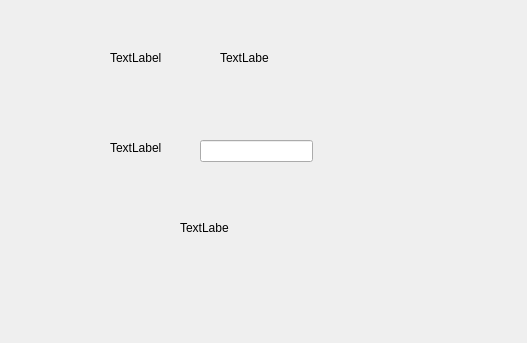
<?xml version="1.0" encoding="UTF-8"?>
<ui version="4.0">
 <class>changeNameDialog</class>
 <widget class="QDialog" name="changeNameDialog">
  <property name="geometry">
   <rect>
    <x>0</x>
    <y>0</y>
    <width>527</width>
    <height>343</height>
   </rect>
  </property>
  <property name="windowTitle">
   <string>Dialog</string>
  </property>
  <widget class="QLabel" name="oldNameLabel">
   <property name="geometry">
    <rect>
     <x>110</x>
     <y>50</y>
     <width>81</width>
     <height>16</height>
    </rect>
   </property>
   <property name="text">
    <string>TextLabel</string>
   </property>
  </widget>
  <widget class="QLabel" name="newNameLabel">
   <property name="geometry">
    <rect>
     <x>110</x>
     <y>140</y>
     <width>81</width>
     <height>16</height>
    </rect>
   </property>
   <property name="text">
    <string>TextLabel</string>
   </property>
  </widget>
  <widget class="QLabel" name="oldName">
   <property name="geometry">
    <rect>
     <x>220</x>
     <y>50</y>
     <width>49</width>
     <height>16</height>
    </rect>
   </property>
   <property name="text">
    <string>TextLabel</string>
   </property>
  </widget>
  <widget class="QLineEdit" name="newNameEdit">
   <property name="geometry">
    <rect>
     <x>200</x>
     <y>140</y>
     <width>113</width>
     <height>22</height>
    </rect>
   </property>
  </widget>
  <widget class="QLabel" name="errorLabel">
   <property name="geometry">
    <rect>
     <x>180</x>
     <y>220</y>
     <width>49</width>
     <height>16</height>
    </rect>
   </property>
   <property name="text">
    <string>TextLabel</string>
   </property>
  </widget>
 </widget>
 <resources/>
 <connections/>
</ui>
